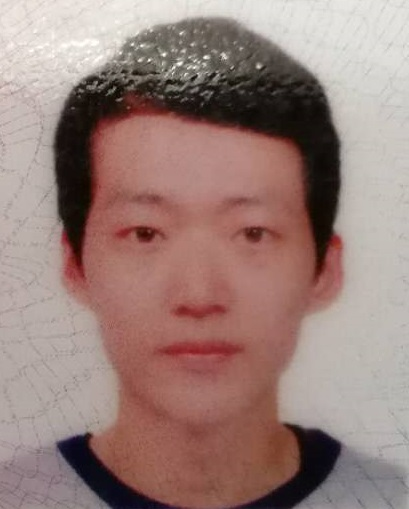
//> input picture face_detect_Haar/LeeChan.jpg, 409 x 509 px
$ ./4_.at_.ptr   (built with g++ and OpenCV 4)
//> lines starting //> are read from the running program, lines starting //| are printed output that depends on the picture
#include <opencv2/opencv.hpp>
#include <iostream>

using namespace cv;
using namespace std;

int main(int artc, char** argv) {
	Mat src = imread("E:/CV/OpenCV_zhaizhigang/code_004/LeeChan.jpg");
//> src is the input picture: 509 rows x 409 cols, CV_8UC3; mean B, G, R 122.4, 128.1, 154.1
	if (src.empty()) {
		printf("could not load image...\n");
		return -1;
	}
	namedWindow("input", CV_WINDOW_AUTOSIZE);
	imshow("input", src);

	// 直接读取图像像素
	int height = src.rows;
//> height = 509
	int width = src.cols;
//> width = 409
	int ch = src.channels();
//> ch = 3
	for (int c = 0; c < ch; c++) {
		for (int row = 0; row < height; row++) {
			for (int col = 0; col < width; col++) {
				if (ch == 3) {
					Vec3b bgr = src.at<Vec3b>(row, col); // 8U 类型的 RGB 彩色图像 -> src.at<Vec3b>()
					bgr[0] = 255 - bgr[0];
					bgr[1] = 255 - bgr[1];
					bgr[2] = 255 - bgr[2];
					src.at<Vec3b>(row, col) = bgr;
				} else if(ch == 1) {
					int gray = src.at<uchar>(row, col);
					src.at<uchar>(row, col) = 255 - gray;
				}
			}
		}
	}
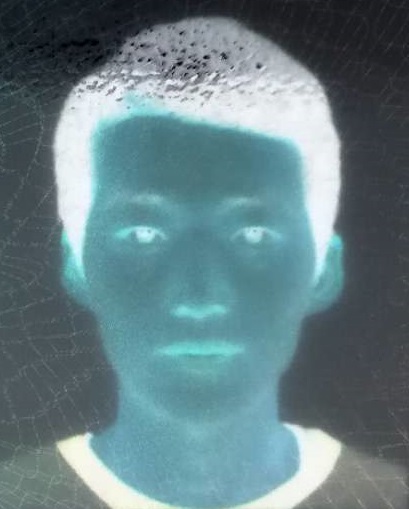
//> src: 509 rows x 409 cols, CV_8UC3; mean B, G, R 132.6, 126.9, 100.9
	imshow("output", src);

	// 指针读取
	Mat result = Mat::zeros(src.size(), src.type());
	int blue = 0, green = 0, red = 0;
	int gray;
	for (int c = 0; c < ch; c++) {
		for (int row = 0; row < height; row++) {
			uchar* curr_row = src.ptr<uchar>(row);
			uchar* result_row = result.ptr<uchar>(row);
			for (int col = 0; col < width; col++) {
				if (ch == 3) {
					blue = 255 - *curr_row++;
					green = 255 - *curr_row++;
					red = 255 - *curr_row++;

					*result_row++ = blue;
					*result_row++ = green;
					*result_row++ = red;
				}
				else if (ch == 1) {
					gray = *curr_row++;
					*result_row++ = 255 - gray;
				}
			}
		}
	}
//> after the loop, blue = 168; green = 170; red = 171; gray = 0
	imshow("result", result);

	waitKey(0);
	return 0;
}
